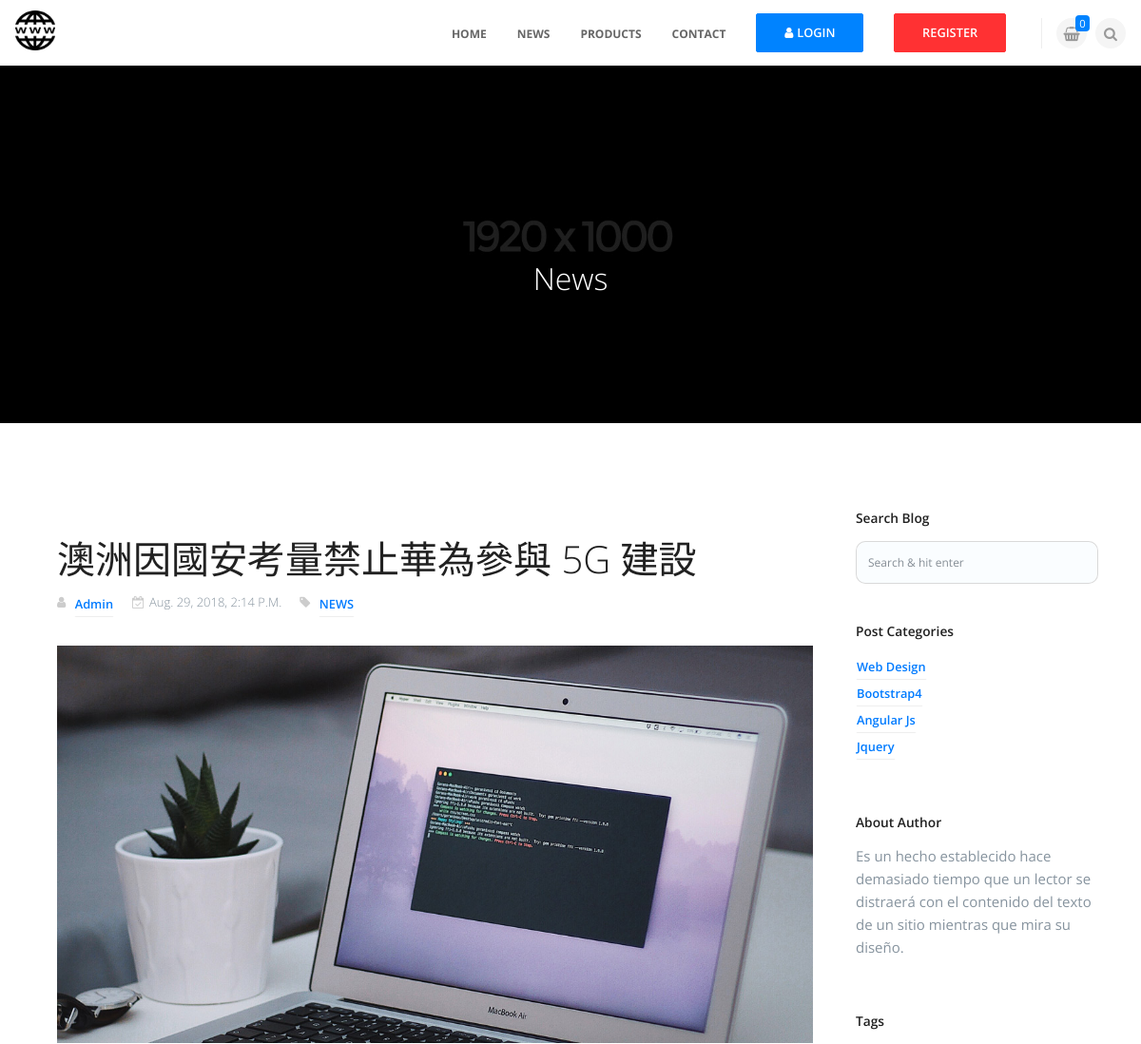
Before: /detail/2/ (upper part) with the older database file.
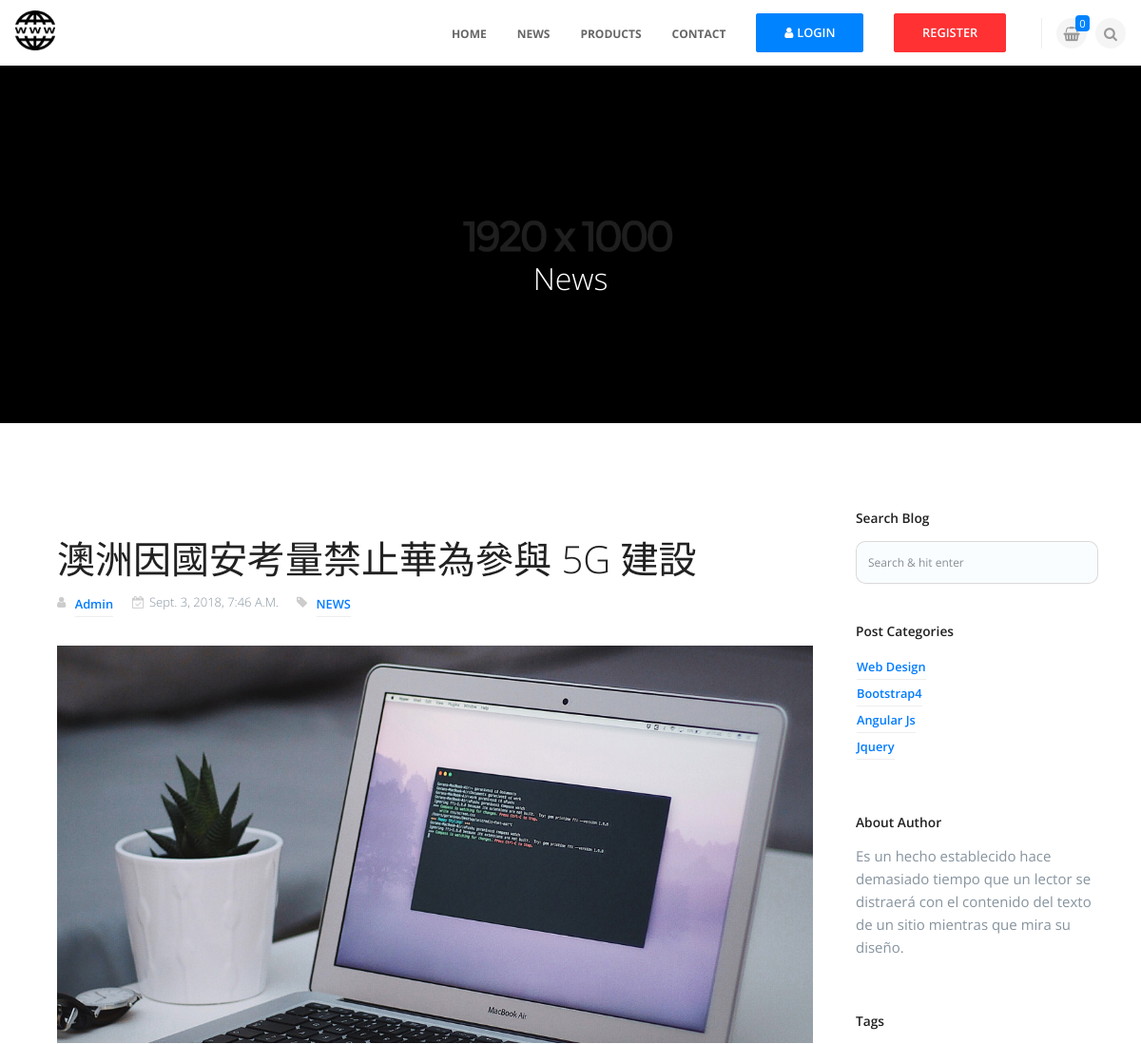
After: the same page with the newer database file.
### news/models.py (models this page shows, shortened)
class NewsUnit(models.Model):
    catego = models.CharField(max_length=10, null=False)
    nickname = models.CharField(max_length=20, null=False)
    title = models.CharField(max_length=50, null=False)
    message = models.TextField(null=False)
    pubtime = models.DateTimeField(auto_now=True)
    enabled = models.BooleanField(default=False)
    press = models.IntegerField(default=0)

### news/views.py (the view)
# urls.py: url(r'^detail/(\d+)/$',news_view.detail),
def detail(request, detailid=None):  # 詳細頁面
    unit = news_model.NewsUnit.objects.get(id=detailid)
    category = unit.catego
    title = unit.title
    pubtime = unit.pubtime
    nickname = unit.nickname
    message = unit.message
    unit.press += 1
    unit.save()
    return render(request, "news/detail.html", locals())

### templates/news/detail.html (shortened to what this page needs)
{% extends 'app.html' %}
{% load staticfiles %}
{% block content %}
        <div class="dzsparallaxer auto-init height-is-based-on-content "  data-options='{   direction: "reverse"}'>
            <div class="divimage dzsparallaxer--target " style="width: 101%; height: 130%; background-image: url(images/bg-4.jpg)">
            </div>
            <div class="container pt100 pb70">
                <div class="row pb50">
                    <div class="col-md-8 ml-auto mr-auto wow bounceIn" data-wow-delay=".2s">
                        <h3 class="h1 text-center font300  pt100 text-white">News</h3>
                    </div>
                </div>
            </div>
        </div>
        <div class="container pt90 pb60">
            <div class="row">
                <div class="col-md-9 mb30">
                    <div class="post-full">
                        <div class="blog-meta">
                            <h2>{{title}}</h2>
                            <ul class="list-inline">
                                <li class="list-inline-item"><i class="fa fa-user"></i> <a href="#" class="btn btn-underline">Admin</a></li>
                                <li class="list-inline-item"><i class="fa fa-calendar-check-o"></i>{{pubtime}}</li>
                                <li class="list-inline-item"><i class="fa fa-tag"></i> <a href="#" class="btn btn-underline">{{category}}</a></li>
                            </ul>
                        </div>
                        <div class="post-thumbnail">
                            <img src="{% static "images/blog1.jpg" %}" alt="" class="img-fluid">
                        </div>
                    </div>
                </div>
                <div class="col-md-3">
                    <div class="widget">
                        <h3>Search blog</h3>
                        <form>
                            <input type="text" class="form-control" placeholder="Search &amp; hit enter">
                        </form>
                    </div>
                    <div class="widget">
                        <h3>Post categories</h3>
                        <ul class="list-unstyled">
                            <li><a href="#" class="btn btn-underline">Web design</a></li>
                            <li><a href="#" class="btn btn-underline">Bootstrap4</a></li>
                            <li><a href="#" class="btn btn-underline">Angular js</a></li>
                            <li><a href="#" class="btn btn-underline">Jquery</a></li>
                        </ul>
                    </div>
                    <div class="widget">
                        <h3>About Author</h3>
                        <p>
                            Es un hecho establecido hace demasiado tiempo que un lector se distraerá con el contenido del texto de un sitio mientras que mira su diseño.
                        </p>
                    </div>
                    <div class="widget">
                        <h3>Tags</h3>
                    </div>
                </div>
            </div>
        </div>
{% endblock %}

Changed rows visible on the page:
changed NewsUnit "澳洲因國安考量禁止華為參與 5G 建設": pubtime "Aug. 29, 2018, 2:14 P.m." → "Sept. 3, 2018, 7:46 A.m."
